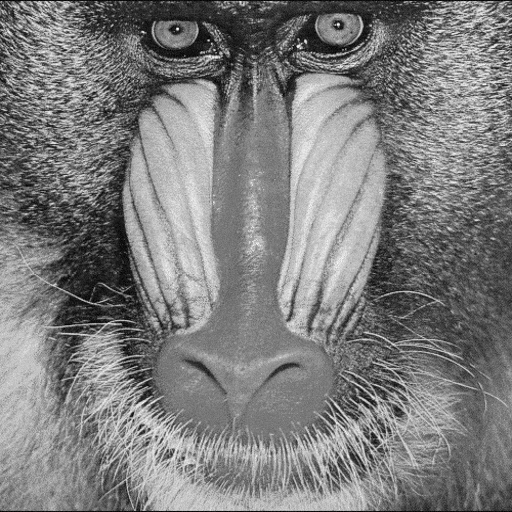
#> input picture Posterizacion-downsampling-histograma-/mandril.png, 512 x 512 px
$ jupyter execute mandrilEli.ipynb   (shell and % lines are left out)
#> lines starting #> are read from the running program, lines starting #| are printed output that depends on the picture
# ** Procesamiento de imagen: Mandril (clase práctica)**
Este notebook reproduce el trabajo realizado en clase con la imagen del mandril.
Se exploran los siguientes temas:

Lectura de imagen desde archivo
Visualización en escala de grises
Downsampling (reducción de resolución)
Posterización (reducción de niveles de gris)
Cálculo y visualización de histograma
Información de la imagen: shape, min, max
Además, se incluye una función vectorizada para reducir niveles de gris (ScaleGray) y una función personalizada para calcular el histograma (imhist).

# Cargar imagen y convertir a escala de grises

[cell 1]
import numpy as np
import matplotlib.pyplot as plt
import imageio.v3 as iio
from skimage.color import rgb2gray

# Cargar imagen
X = iio.imread("mandril.png")
#> X is the input picture: shape (512, 512); min 0, max 255, mean 125

# Convertir a escala de grises si es RGB
if X.ndim == 3:
    X = (rgb2gray(X) * 255).astype(np.uint8)

# Mostrar imagen
plt.figure(figsize=(6,6))
plt.imshow(X, cmap='gray')
plt.title("Imagen original (Mandril)")
plt.axis('off')
plt.show()

# Mostrar información básica
print("Shape:", X.shape)
#| Shape: (512, 512)
print("Máximo valor:", X.max())
#| Máximo valor: 255
print("Mínimo valor:", X.min())
#| Mínimo valor: 0

# Downsampling (reducción de resolución)

[cell 2]
d = 2
(Nx, Mx) = X.shape
#> Nx = 512; Mx = 512
ix = range(0, Nx, d)
jx = range(0, Mx, d)
Ny = len(ix)
#> Ny = 256
My = len(jx)
#> My = 256

Y = np.zeros((Ny, My), np.uint8)
for i in range(Ny):
    for j in range(My):
        Y[i, j] = X[ix[i], jx[j]]
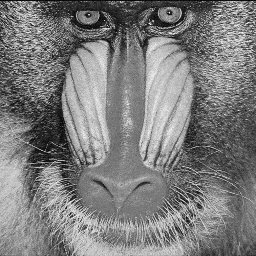
#> Y: shape (256, 256); min 0, max 246, mean 125

plt.figure(figsize=(6,6))
plt.imshow(Y, cmap='gray')
plt.title(f"Imagen reducida (cada {d} píxeles)")
plt.axis('off')
plt.show()

print("Shape de imagen reducida:", Y.shape)
#| Shape de imagen reducida: (256, 256)

# Reducción de niveles de gris (posterización)

[cell 3]
p = 64
(Nx, Mx) = X.shape
Y = np.zeros((Nx, Mx), np.uint8)
for i in range(Nx):
    for j in range(Mx):
        x = int(np.fix(X[i,j]/p)*p)
        Y[i,j] = x
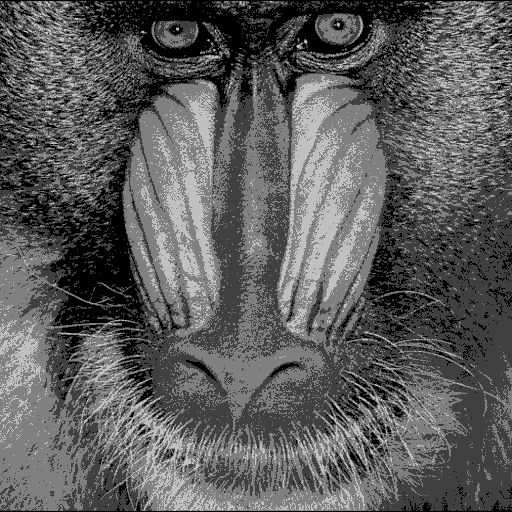
#> Y: shape (512, 512); min 0, max 192, mean 92.6

plt.figure(figsize=(6,6))
plt.imshow(Y, cmap='gray')
plt.title(f"Posterización con paso p = {p}")
plt.axis('off')
plt.show()

print('Esta imagen tiene =', int(256/p), 'niveles de gris')

# Función vectorizada ScaleGray

[cell 4]
def ScaleGray(img: np.ndarray, d: int) -> np.ndarray:
    return np.floor_divide(img, d) * d

Y_vec = ScaleGray(X, p)

plt.figure(figsize=(6,6))
plt.imshow(Y_vec, cmap='gray')
plt.title("Posterización con ScaleGray()")
plt.axis('off')
plt.show()

# Histograma de la imagen

[cell 5]
def imhist(X,n=256):
#> called with n = 256
  (N,M) = X.shape
#> N = 512; M = 512
  h = np.zeros((n,))
  for i in range(N):
    for j in range(M):
      x = X[i,j]
      h[x] = h[x]+1
#> after the loop, h = 256 values, max 101935 at index 64, min 0 at index 1, mean 1024
  return h

n = 256
h = imhist(Y, n=n)
plt.figure(figsize=(12,6))
plt.plot(range(n), h[:n])
plt.title("Histograma de niveles de gris")
plt.xlabel("Valor de gris")
plt.ylabel("Cantidad de píxeles")
plt.grid()
plt.show()
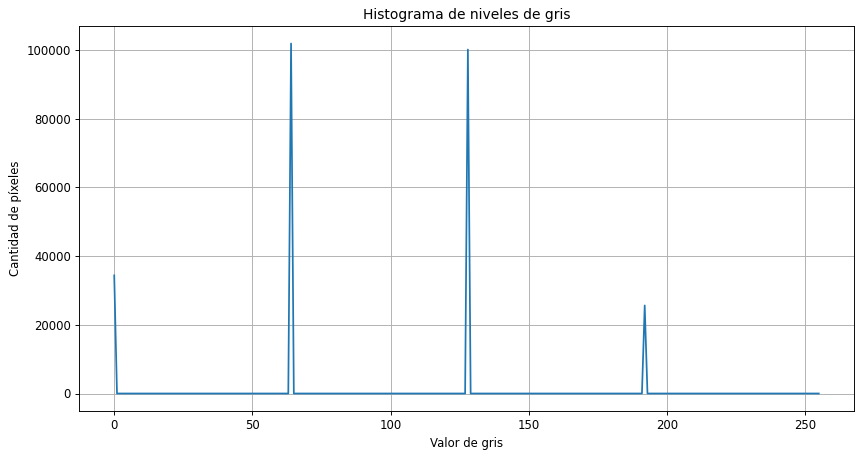
#> figure drawn by matplotlib, 1 panel; curve peaks at x = 64, y = 101935
